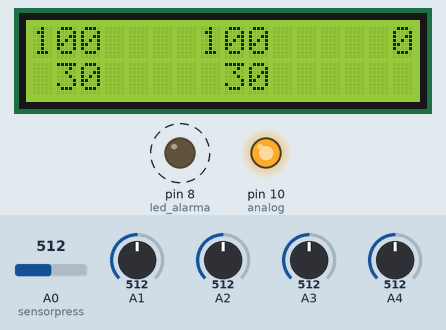
Bench run of a sketch on a simulated Arduino Uno, built with avr-gcc and run on an emulated ATmega328P. Parts: 16×2 character LCD, output pins drawn as LEDs (lit = HIGH). Dashed ring = blinking. Inputs (shaded band) come from the test bench; at power-on: A3 = 512, A1 = 512, A0 (sensorpress) = 512, A4 = 512, A2 = 512.

Above: at 14.3 s.
14.4 s: A3 set to 511
17.4 s: A1 set to 540
At 18.3 s:
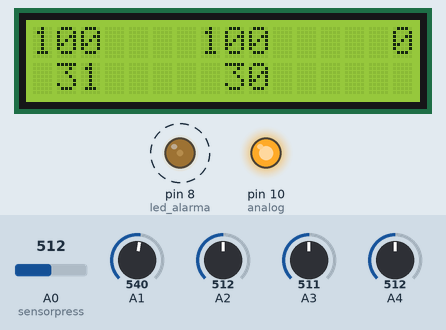
20.4 s: A0 (sensorpress) set to 40
At 22.83 s:
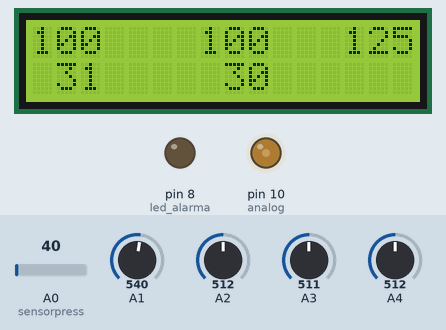
22.9 s: A4 set to 190
At 23.8 s:
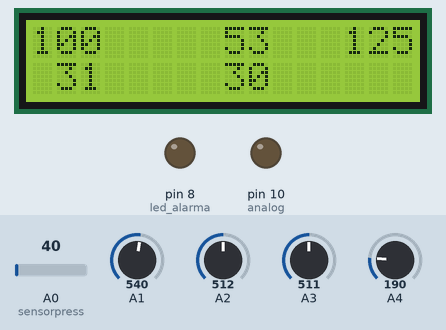
24.6 s: A2 set to 716
At 25.0 s:
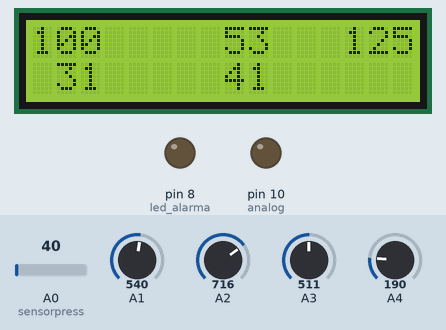
26.1 s: A0 (sensorpress) set to 30
At 27.5 s:
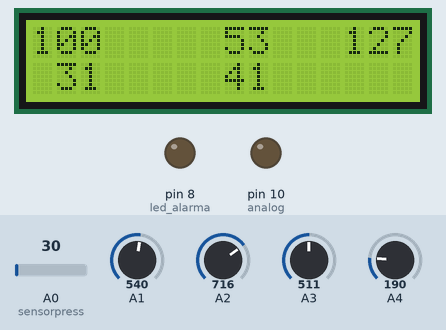
Timing chart, 0 to 28.6 s (numbered marks = the images above; inputs shaded):
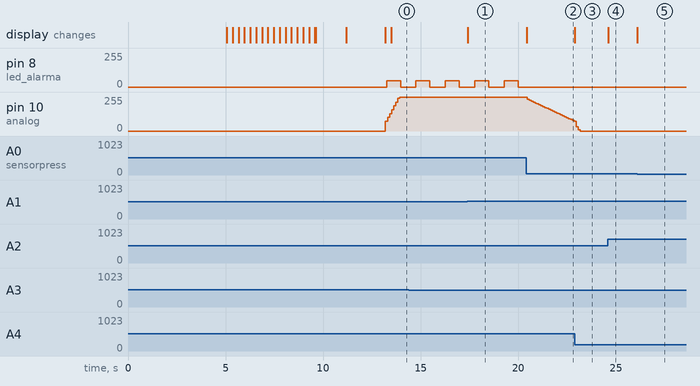

Measured:
- after the input at 17.4 s, the display: changes at once (image 1)
- after the input at 20.4 s, pin 8 (led_alarma): stays 0/255 (without the input it goes to 47/255 after 0.38 s); pin 10 (analog): moves from 255/255 to 73/255 over 2.4 s, starting after 0.06 s; the display: changes at once (image 2)
- after the input at 22.9 s, the display: changes at once (image 3)
- after the input at 24.6 s, the display: changes at once (image 4)
- after the input at 26.1 s, the display: changes at once (image 5)
- by itself, pin 8 (led_alarma): alternates 47/255 for 0.72 s and 0/255 for 0.79 s

The sketch:

Negative-pressure_arduino.ino
```cpp
#include <LiquidCrystal.h>    //LCD 2x16 library
LiquidCrystal lcd(12,11,5,4,3,2); //Arduino pins to which LCD is connected
#include <PID_v1.h>    //PID library
#define analog  10   // pin digital 10 as analog output
#define sensorpress A0 //sensorpress pressure adquired in analog channel A0.
#define led_alarma  8  //  pin digital 8 connected to alarm LED


//  global variables
float T1s,T2s,P_sensor;
double Setpoint, Input, Output,Kp=0.12, Ki=0.75, Kd=0;   // PID control variables
unsigned long t0,tiempo ,t1;
int pmax,pmin,consigna,i,T1m,T2m,Tm =10,pmax_1=-1,pmin_1=-1,T1m_1=-1,T2m_1=-1,a=1,pmaxmmhg,pminmmhg;
int samplepressure[25];
double totalpress = 0,pressinzero,zero,samplezero,totalzero=0;
float calpresmmhg =56.25;     //calibration/sensitivity of sensor in mmHg/V  (-225mmHg=0.5V, 4.5V =0mmhg)
char P_sensorstring[5],pmaxstring[4],pminstring[4],T1mstring[3],T2mstring[3];
byte restard;
int ledState = LOW;
unsigned long previousMillis = 0;        // will store last time LED was updated


PID myPID(&Input, &Output, &Setpoint, Kp, Ki, Kd, DIRECT);

// calibration routine
void setup() {
  analogWrite(analog,0);        //switchs off the vacuum pump to guarantee zero pressure
  delay(5000);                  //5s delay to guarantee zero pressure

  pinMode(led_alarma,OUTPUT);   // LED warning as output
  myPID.SetMode(AUTOMATIC);     // PID control will be in automatic mode


  //----------------------------------------- calibration process ------------------------------------------------------------------------

  for(i=0; i< 24; i++) {samplepressure[i] = 0;}        //array initialization
  lcd.begin(16,2);
  lcd.setCursor(0,0);
  lcd.print("Calibrating zero");
  lcd.setCursor(0,1);


for(i=0; i< 91; i++)           //record every 50ms pressure value for a total time of 4.5s and accumulates the sum in totalzero variable

   {

if (i==0 || i==6 || i==12 || i==18 || i==24 || i==30 || i==36 || i==42 || i==48 || i==54 || i==60 ||  i==66 || i==72 || i==78 || i==84 || i==90)   //writes * every 300ms in the LCD

  {

  lcd.setCursor(i/6,1);
  lcd.print(".");

  }

  samplezero = analogRead(sensorpress);   //readings of pressure sensor
  totalzero = totalzero + samplezero;    //recordings accumulated
  delay(50);

  }

  zero=totalzero/i; //real zero calculated
  lcd.setCursor(0,1);
  lcd.print("Press:     mmHg     ");


//---------------  verification that zero pressure correction is OK (<5mmhg). If not, gives an error and restarts  ----------------------

for(i=0; i< 50; i++) {

  pressinzero =analogRead(sensorpress)-zero;         // zero deviations correction
  P_sensor=abs(pressinzero*4.8*calpresmmhg/1023);    //conversion of pressure to mmHg
  dtostrf(P_sensor,3,2, P_sensorstring);             //pressure in string for displaying it in LCD display
  lcd.setCursor(6,1);
  lcd.print(P_sensorstring);
  delay(30);


    if (P_sensor >5 ){        // calibration error

          lcd.setCursor(0,0);
          lcd.print("err calibrating ");
          lcd.setCursor(0,1);
          lcd.print("                ");
          lcd.setCursor(4,1);
          lcd.print(P_sensorstring);              //excessive pressure written in the LCD
          delay(2000);
          lcd.setCursor(0,1);
          lcd.print("Restard sofware.");
          delay(1000);
          restard =1;                            //restart
          i=50;
                    }


                          }

if (restard ==0)    {      // calibration ok
   lcd.setCursor(0,0);
   lcd.print(String(" Calibration OK "));

                     }
  delay(2000);  //espera 2 seg
  lcd.clear();
  t0=millis();  //t0 and t1 control the time intervals
  t1=millis();
  i=0;


  // mapping channel A4 fro values between 98 and 666 which correspond to pressures between 25 and 175 mmHg
  pmin=map (analogRead(A4),0,1023,98,666);
  consigna=pmin; //minimum pressure setpoint

}

// main
void loop() {

 // ---------------- if error, restart setup calibration routine ---------------
 if (restard ==1)    {
      totalzero=0;
      restard=0;
      setup();

                      }


//------------------- record analog channels A1 and A2 and map them for values 0-60 ( 0-60 minutes)-----------------

  T1m =map (analogRead(A1),0,1023,0,60);
  T2m =map (analogRead(A2),0,1023,0,60);

//------------------ record analog channels A3 and A4 and map them for values 98 - 666 (25-175 mmHg)------------------

  pmax=map (analogRead(A3),0,1023,98,666);
  pmin=map (analogRead(A4),0,1023,98,666);


if (pmin>pmax) {pmin=pmax;}      //pmin value should never be greater than pmax value

//------------------------ Pmax,Pmin -> mmHg ------------------------------

  pmaxmmhg=(pmax*4.8*calpresmmhg/1023);
  pminmmhg=(pmin*4.8*calpresmmhg/1023);


//---------------------- determines when to apply Pmin or Pmax in function of T1m and T2m -----------------------------------------

  consigna=pmin;

if (millis()-(t1)>=((T1m+T2m)*60000))  {  // 60s

              t1=millis();
                               }
if (millis()-(t1)>=(T2m*60000))  {
              consigna=pmax;

                                         }

//---------------- recording of pressure sensor in variable totalpress ----------------

  samplepressure[i]= analogRead(sensorpress);
  totalpress =  samplepressure[i] + totalpress;
  i++;


// ------------------------------ sampling time 10ms (Tm) ----------------------------------

if (millis()-(t0)>=Tm)  {

          t0=millis();  //restart the time variable
          pressinzero = abs((totalpress/i)-zero);     // zero-corrected absolute value of pressure calculation
          P_sensor=(pressinzero*4.8*calpresmmhg/1023); //pressure -> mmHg

//----------------------------- strings for LCD display ----------------------------
          dtostrf(pmaxmmhg,3,0, pmaxstring);
          dtostrf(pminmmhg,3,0, pminstring);
          dtostrf(T1m,2,0, T1mstring);
          dtostrf(T2m,2,0, T2mstring);
          dtostrf(P_sensor,4,0, P_sensorstring);


// LCD diplay is refreshed only if value changes happened

     if ( pmax_1 != pmax)  {
                pmax_1=pmax;
                lcd.setCursor(0,0);
                lcd.print(pmaxstring);
                            }

    if ( pmin_1 != pmin)  {
                pmin_1=pmin;
                lcd.setCursor(7,0);
                lcd.print(pminstring);
                           }

    if ( T1m_1 != T1m)  {
                T1m_1=T1m;
                lcd.setCursor(1,1);
                lcd.print(T1mstring);
                         }

    if ( T2m_1 != T2m)  {
                T2m_1=T2m;
                lcd.setCursor(8,1);
                lcd.print(T2mstring);
                        }


//---------------------------------- alarm when pressure <15 or >200 ----------------------------------

    if  ( P_sensor< 15 || P_sensor>200)  {

          //LED alarm intermitent
          parpadeo(750);
          digitalWrite (led_alarma,ledState);
          lcd.setCursor(12,0);
          lcd.print(P_sensorstring);

              if     (P_sensor>200){            //p>200 -> lcd High

                          lcd.setCursor(12,1);
                          lcd.print("High" );
                          a=1;
                                    }

              if     (P_sensor<15)  {          //p<15 -> lcd low

                          lcd.setCursor(13,1);
                          lcd.print("Low" );
                          a=1;
                                    }

                                       }


//------------------------------- if alarm, clean LCD ------------------
    if ( a != 0)  {
              a= 0;
              lcd.setCursor(12,1);
              lcd.print("    " );
                   }

//--------------------------------  switch OFF alamr and display pressure --------------------
    digitalWrite (led_alarma,LOW);
    lcd.setCursor(12,0);
    lcd.print(P_sensorstring);


 // ------------------------ PID control -----------------------------

    Input =pressinzero;         //Input pressure
    Setpoint= consigna;         //setpoint for PID is Pmax or Pmin depending on the time
    myPID.Compute();            //PID calculation
    analogWrite(analog,Output); //PWM in digital 10
    totalpress=0;
    i=0;


                        }   //end of sampling time Tm


} //-------------------------------------------- main loop end----------------------------------------


//-------------------- alarm function --------------

void parpadeo (int interval)

{
unsigned long currentMillis = millis();
 if (currentMillis - previousMillis >= interval) {
    // save the last time you blinked the LED
    previousMillis = currentMillis;

    // if the LED is off turn it on and vice-versa:
    if (ledState == HIGH) {
      ledState = LOW;
    } else {
      ledState = HIGH;
    }

    // set the LED with the ledState of the variable:

  }
}
```
